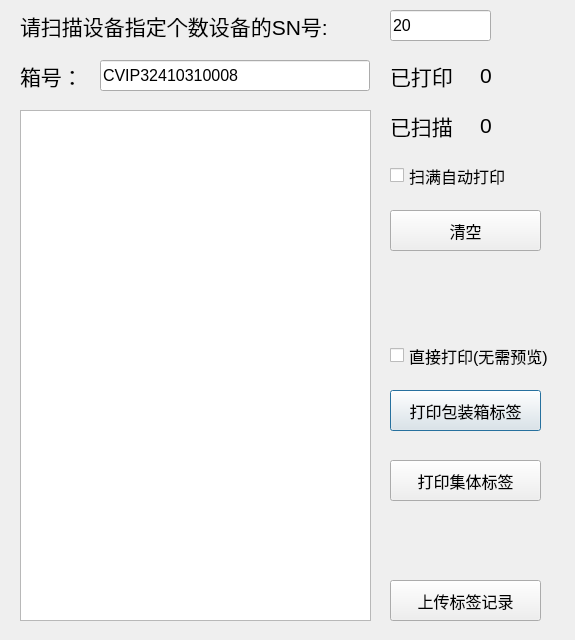
<?xml version="1.0" encoding="UTF-8"?>
<ui version="4.0">
 <class>DialogLabelPrint</class>
 <widget class="QDialog" name="DialogLabelPrint">
  <property name="geometry">
   <rect>
    <x>0</x>
    <y>0</y>
    <width>575</width>
    <height>640</height>
   </rect>
  </property>
  <property name="windowTitle">
   <string>包装箱标签打印</string>
  </property>
  <widget class="QPlainTextEdit" name="plainTextEdit">
   <property name="geometry">
    <rect>
     <x>20</x>
     <y>110</y>
     <width>351</width>
     <height>511</height>
    </rect>
   </property>
   <property name="font">
    <font>
     <pointsize>12</pointsize>
     <bold>true</bold>
    </font>
   </property>
  </widget>
  <widget class="QLabel" name="label_3">
   <property name="geometry">
    <rect>
     <x>390</x>
     <y>110</y>
     <width>71</width>
     <height>31</height>
    </rect>
   </property>
   <property name="font">
    <font>
     <pointsize>16</pointsize>
     <bold>false</bold>
    </font>
   </property>
   <property name="text">
    <string>已扫描：</string>
   </property>
  </widget>
  <widget class="QLabel" name="labelScanCount">
   <property name="geometry">
    <rect>
     <x>480</x>
     <y>110</y>
     <width>31</width>
     <height>31</height>
    </rect>
   </property>
   <property name="font">
    <font>
     <pointsize>16</pointsize>
     <bold>false</bold>
    </font>
   </property>
   <property name="text">
    <string>0</string>
   </property>
  </widget>
  <widget class="QLabel" name="label_2">
   <property name="geometry">
    <rect>
     <x>20</x>
     <y>60</y>
     <width>71</width>
     <height>31</height>
    </rect>
   </property>
   <property name="font">
    <font>
     <pointsize>16</pointsize>
     <bold>false</bold>
    </font>
   </property>
   <property name="text">
    <string>箱号：</string>
   </property>
  </widget>
  <widget class="QLabel" name="label">
   <property name="geometry">
    <rect>
     <x>20</x>
     <y>10</y>
     <width>351</width>
     <height>31</height>
    </rect>
   </property>
   <property name="font">
    <font>
     <pointsize>16</pointsize>
     <bold>false</bold>
    </font>
   </property>
   <property name="text">
    <string>请扫描设备指定个数设备的SN号:</string>
   </property>
  </widget>
  <widget class="QLabel" name="label_4">
   <property name="geometry">
    <rect>
     <x>390</x>
     <y>60</y>
     <width>71</width>
     <height>31</height>
    </rect>
   </property>
   <property name="font">
    <font>
     <pointsize>16</pointsize>
     <bold>false</bold>
    </font>
   </property>
   <property name="text">
    <string>已打印：</string>
   </property>
  </widget>
  <widget class="QLabel" name="labelPrintCount">
   <property name="geometry">
    <rect>
     <x>480</x>
     <y>60</y>
     <width>71</width>
     <height>31</height>
    </rect>
   </property>
   <property name="font">
    <font>
     <pointsize>16</pointsize>
     <bold>false</bold>
    </font>
   </property>
   <property name="text">
    <string>0</string>
   </property>
  </widget>
  <widget class="QPushButton" name="pushButton">
   <property name="geometry">
    <rect>
     <x>390</x>
     <y>390</y>
     <width>151</width>
     <height>41</height>
    </rect>
   </property>
   <property name="font">
    <font>
     <pointsize>12</pointsize>
     <bold>false</bold>
    </font>
   </property>
   <property name="cursor">
    <cursorShape>PointingHandCursor</cursorShape>
   </property>
   <property name="text">
    <string>打印包装箱标签</string>
   </property>
  </widget>
  <widget class="QLineEdit" name="lineEdit">
   <property name="geometry">
    <rect>
     <x>100</x>
     <y>60</y>
     <width>270</width>
     <height>31</height>
    </rect>
   </property>
   <property name="font">
    <font>
     <pointsize>12</pointsize>
     <bold>false</bold>
    </font>
   </property>
   <property name="text">
    <string>CVIP32410310008</string>
   </property>
  </widget>
  <widget class="QCheckBox" name="checkBoxAutoPrint">
   <property name="geometry">
    <rect>
     <x>390</x>
     <y>160</y>
     <width>140</width>
     <height>31</height>
    </rect>
   </property>
   <property name="font">
    <font>
     <pointsize>12</pointsize>
     <bold>false</bold>
    </font>
   </property>
   <property name="text">
    <string>扫满自动打印</string>
   </property>
  </widget>
  <widget class="QLineEdit" name="lineEditLimit">
   <property name="geometry">
    <rect>
     <x>390</x>
     <y>10</y>
     <width>101</width>
     <height>31</height>
    </rect>
   </property>
   <property name="font">
    <font>
     <pointsize>12</pointsize>
     <bold>false</bold>
    </font>
   </property>
   <property name="text">
    <string>20</string>
   </property>
  </widget>
  <widget class="QPushButton" name="pushButtonAllBars">
   <property name="geometry">
    <rect>
     <x>390</x>
     <y>460</y>
     <width>151</width>
     <height>41</height>
    </rect>
   </property>
   <property name="font">
    <font>
     <pointsize>12</pointsize>
     <bold>false</bold>
    </font>
   </property>
   <property name="cursor">
    <cursorShape>PointingHandCursor</cursorShape>
   </property>
   <property name="text">
    <string>打印集体标签</string>
   </property>
  </widget>
  <widget class="QPushButton" name="pushButtonClear">
   <property name="geometry">
    <rect>
     <x>390</x>
     <y>210</y>
     <width>151</width>
     <height>41</height>
    </rect>
   </property>
   <property name="font">
    <font>
     <pointsize>12</pointsize>
     <bold>false</bold>
    </font>
   </property>
   <property name="text">
    <string>清空</string>
   </property>
  </widget>
  <widget class="QCheckBox" name="checkBoxPrintNoview">
   <property name="geometry">
    <rect>
     <x>390</x>
     <y>340</y>
     <width>201</width>
     <height>31</height>
    </rect>
   </property>
   <property name="font">
    <font>
     <pointsize>12</pointsize>
     <bold>false</bold>
    </font>
   </property>
   <property name="text">
    <string>直接打印(无需预览)</string>
   </property>
  </widget>
  <widget class="QPushButton" name="pushButtonUpload">
   <property name="geometry">
    <rect>
     <x>390</x>
     <y>580</y>
     <width>151</width>
     <height>41</height>
    </rect>
   </property>
   <property name="font">
    <font>
     <pointsize>12</pointsize>
     <bold>false</bold>
    </font>
   </property>
   <property name="cursor">
    <cursorShape>PointingHandCursor</cursorShape>
   </property>
   <property name="text">
    <string>上传标签记录</string>
   </property>
  </widget>
 </widget>
 <resources/>
 <connections/>
</ui>
